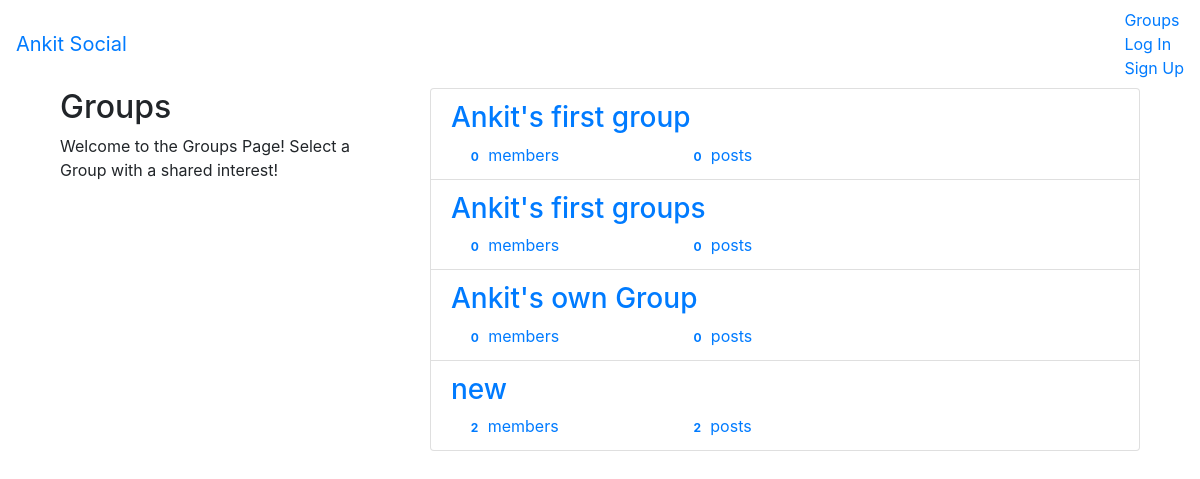
The app's page /groups/ with its own data.
### groups/models.py (models this page shows, shortened)
class Group(models.Model):
    name=models.CharField(max_length=255,unique=True)
    slug=models.SlugField(allow_unicode=True,unique=True)
    description=models.TextField(blank=True,default='')
    description_html=models.TextField(editable=False,default='',blank=True)
    members=models.ManyToManyField(User,through='GroupMember')
    class Meta:
        ordering=['name']

### groups/views.py (the view)
# urls.py: path("", views.ListGroups.as_view(), name="all"),
class ListGroups(generic.ListView):
    model = Group

### groups/templates/groups/group_list.html (shortened to what this page needs)
{% extends "groups/group_base.html" %}
{% block pregroup %}
<div class="col-md-4">
	<div class="content">
			<h2>Groups</h2>
			<p>Welcome to the Groups Page! Select a Group with a shared interest!</p>
	</div>
</div>
{% endblock %}
{% block group_content %}
<div class="col-md-8">
	<div class="list-group">
		{% for group in object_list %}
		  <a class="list-group-item" href="{% url 'groups:single' slug=group.slug %}">
			     <h3 class="title list-group-item-heading">{{ group.name }}</h3>
			<div class="list-group-item-text container-fluid">
				<div class="row">
					<div class="col-md-4">
						<span class="badge">{{ group.members.count }}</span> member{{ group.members.count|pluralize }}
					</div>
					<div class="col-md-4">
						<span class="badge">{{ group.posts.count }}</span> post{{ group.posts.count|pluralize }}
					</div>
				</div>
			</div>
		</a>
		{% endfor %}
	</div>
</div>
{% endblock %}

### groups/templates/groups/group_base.html (shortened to what this page needs)
{% extends "base.html" %}
{% block content %}
<div class="container">
  <div class="row">
    {% block pregroup %}{% endblock %}
    {% block group_content %}{% endblock %}
  </div>
</div>
{% endblock %}

### templates/base.html (shortened to what this page needs)
{% load static %}
<html>
<head>
<link rel="stylesheet" href="https://stackpath.bootstrapcdn.com/bootstrap/4.5.0/css/bootstrap.min.css">
<link rel="stylesheet" href="{% static 'social/css/master.css' %}">
</head>
<body>
<nav class="navbar mynav' role='navigation' id='navbar'>
<div class="container">
<a class="navbar-brand mynav" href="{% url 'home' %}">Ankit Social </a>
<ul class="nav navbar-nav navbar-right">
	{% if user.is_authenticated %}
		<li> <a href="{% url "posts:create" %}">Post</a> </li>
		<li> <a href="{% url "groups:all" %}">Groups</a> </li>
		<li> <a href="{% url "groups:create" %}">Create Group</a> </li>
		<li> <a href="{% url "accounts:logout" %}">Log Out</a> </li>
	{% else %}
		<li> <a href="{% url "groups:all" %}">Groups</a> </li>
		<li> <a href="{% url "accounts:login" %}">Log In</a> </li>
		<li> <a href="{% url "accounts:signup" %}">Sign Up</a> </li>
	{% endif %}
</ul>
</nav>
<div class="container mycontent">
{% block content %}
{%endblock %}
</div>
</body>
</html>

### records on screen
Group: name "Ankit's first group", members.count "0", posts.count "0"
Group: name "Ankit's first groups", members.count "0", posts.count "0"
Group: name "Ankit's own Group", members.count "0", posts.count "0"
Group: name "new", members.count "2", posts.count "2"
